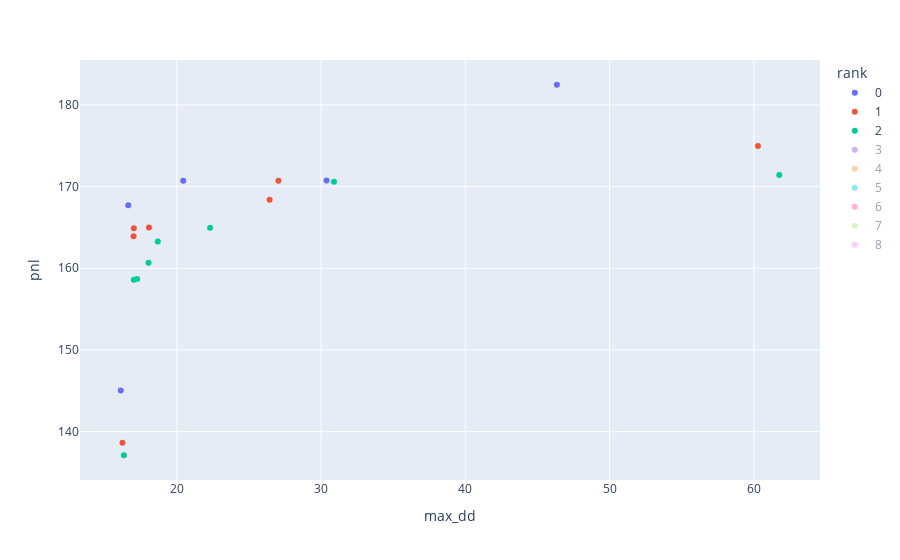

The cell this chart's notebook holds for it:
### Code cell
px.scatter(df, x='max_dd', y='pnl', color='rank')

### Figure 1 — Plotly figure (JSON) as saved in the notebook; plotly's stock layout.template omitted (floating-point values rounded to 4 significant figures)
{"data": [{"hovertemplate": "rank=0<br>max_dd=%{x}<br>pnl=%{y}<extra></extra>", "legendgroup": "0", "marker": {"color": "#636efa", "symbol": "circle"}, "mode": "markers", "name": "0", "orientation": "v", "showlegend": true, "type": "scatter", "x": [16.12, 16.64, 20.45, 30.38, 46.35], "xaxis": "x", "y": [145.0, 167.7, 170.7, 170.7, 182.5], "yaxis": "y"}, {"hovertemplate": "rank=1<br>max_dd=%{x}<br>pnl=%{y}<extra></extra>", "legendgroup": "1", "marker": {"color": "#EF553B", "symbol": "circle"}, "mode": "markers", "name": "1", "orientation": "v", "showlegend": true, "type": "scatter", "x": [16.23, 17.0, 17.02, 18.07, 26.44, 27.05, 60.29], "xaxis": "x", "y": [138.6, 163.9, 164.9, 165.0, 168.4, 170.7, 175.0], "yaxis": "y"}, {"hovertemplate": "rank=2<br>max_dd=%{x}<br>pnl=%{y}<extra></extra>", "legendgroup": "2", "marker": {"color": "#00cc96", "symbol": "circle"}, "mode": "markers", "name": "2", "orientation": "v", "showlegend": true, "type": "scatter", "x": [16.33, 17.02, 17.25, 18.04, 18.69, 22.31, 30.9, 61.76], "xaxis": "x", "y": [137.1, 158.6, 158.7, 160.7, 163.3, 164.9, 170.6, 171.4], "yaxis": "y"}, {"hovertemplate": "rank=3<br>max_dd=%{x}<br>pnl=%{y}<extra></extra>", "legendgroup": "3", "marker": {"color": "#ab63fa", "symbol": "circle"}, "mode": "markers", "name": "3", "orientation": "v", "showlegend": true, "type": "scatter", "visible": "legendonly", "x": [17.02, 17.9, 19.03, 34.24], "xaxis": "x", "y": [154.2, 157.3, 163.1, 170.2], "yaxis": "y"}, {"hovertemplate": "rank=4<br>max_dd=%{x}<br>pnl=%{y}<extra></extra>", "legendgroup": "4", "marker": {"color": "#FFA15A", "symbol": "circle"}, "mode": "markers", "name": "4", "orientation": "v", "showlegend": true, "type": "scatter", "visible": "legendonly", "x": [17.23, 17.32, 17.39, 17.52, 17.8, 19.05, 20.8, 20.93, 51.96], "xaxis": "x", "y": [133.8, 138.1, 145.8, 149.2, 154.1, 157.2, 157.4, 162.6, 163.3], "yaxis": "y"}, {"hovertemplate": "rank=5<br>max_dd=%{x}<br>pnl=%{y}<extra></extra>", "legendgroup": "5", "marker": {"color": "#19d3f3", "symbol": "circle"}, "mode": "markers", "name": "5", "orientation": "v", "showlegend": true, "type": "scatter", "visible": "legendonly", "x": [17.39, 17.74, 17.76, 18.04, 19.2, 20.38, 20.87, 21.58, 28.97, 30.49], "xaxis": "x", "y": [138.9, 146.6, 147.2, 150.7, 151.3, 153.9, 157.3, 159.7, 160.1, 161.1], "yaxis": "y"}, {"hovertemplate": "rank=6<br>max_dd=%{x}<br>pnl=%{y}<extra></extra>", "legendgroup": "6", "marker": {"color": "#FF6692", "symbol": "circle"}, "mode": "markers", "name": "6", "orientation": "v", "showlegend": true, "type": "scatter", "visible": "legendonly", "x": [17.75, 17.93, 18.37, 18.52, 19.41, 22.31, 22.53, 26.82, 31.49], "xaxis": "x", "y": [143.9, 145.4, 145.9, 150.3, 151.2, 154.4, 156.4, 157.9, 159.0], "yaxis": "y"}, {"hovertemplate": "rank=7<br>max_dd=%{x}<br>pnl=%{y}<extra></extra>", "legendgroup": "7", "marker": {"color": "#B6E880", "symbol": "circle"}, "mode": "markers", "name": "7", "orientation": "v", "showlegend": true, "type": "scatter", "visible": "legendonly", "x": [18.14, 18.55, 18.66, 19.8, 25.93, 30.42, 37.03], "xaxis": "x", "y": [143.4, 148.3, 150.2, 150.8, 152.4, 157.0, 157.4], "yaxis": "y"}, {"hovertemplate": "rank=8<br>max_dd=%{x}<br>pnl=%{y}<extra></extra>", "legendgroup": "8", "marker": {"color": "#FF97FF", "symbol": "circle"}, "mode": "markers", "name": "8", "orientation": "v", "showlegend": true, "type": "scatter", "visible": "legendonly", "x": [41.6], "xaxis": "x", "y": [156.7], "yaxis": "y"}], "layout": {"autosize": true, "legend": {"title": {"text": "rank"}, "tracegroupgap": 0}, "margin": {"t": 60}, "xaxis": {"anchor": "y", "autorange": true, "domain": [0, 1], "range": [13.4, 64.47], "title": {"text": "max_dd"}, "type": "linear"}, "yaxis": {"anchor": "x", "autorange": true, "domain": [0, 1], "range": [133.6, 186.0], "title": {"text": "pnl"}, "type": "linear"}}}
